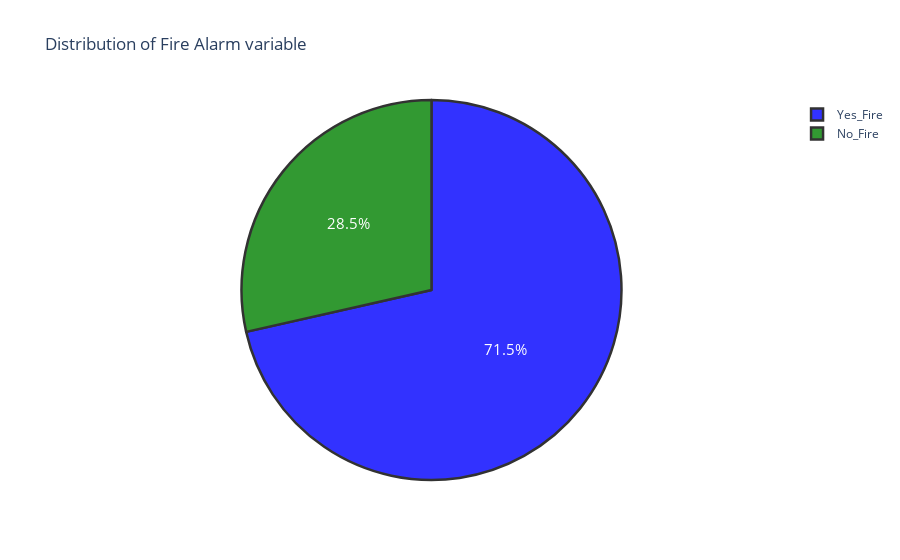

This figure's notebook cell:
### Code cell
trace = go.Pie(labels = ['Yes_Fire', 'No_Fire'], values = data['Fire Alarm'].value_counts(), 
               textfont=dict(size=15), opacity = 0.8,
               marker=dict(colors=['Blue','Green'], 
                           line=dict(color='#000000', width=2.5)))


layout = dict(title =  'Distribution of Fire Alarm variable')
           
fig = dict(data = [trace], layout=layout)
py.iplot(fig)

### Figure 1 — Plotly figure (JSON) as saved in the notebook; plotly's stock layout.template omitted (floating-point values rounded to 4 significant figures)
{"data": [{"labels": ["Yes_Fire", "No_Fire"], "marker": {"colors": ["Blue", "Green"], "line": {"color": "#000000", "width": 2.5}}, "opacity": 0.8, "textfont": {"size": 15}, "type": "pie", "values": [44757, 17873]}], "layout": {"title": {"text": "Distribution of Fire Alarm variable"}}}
